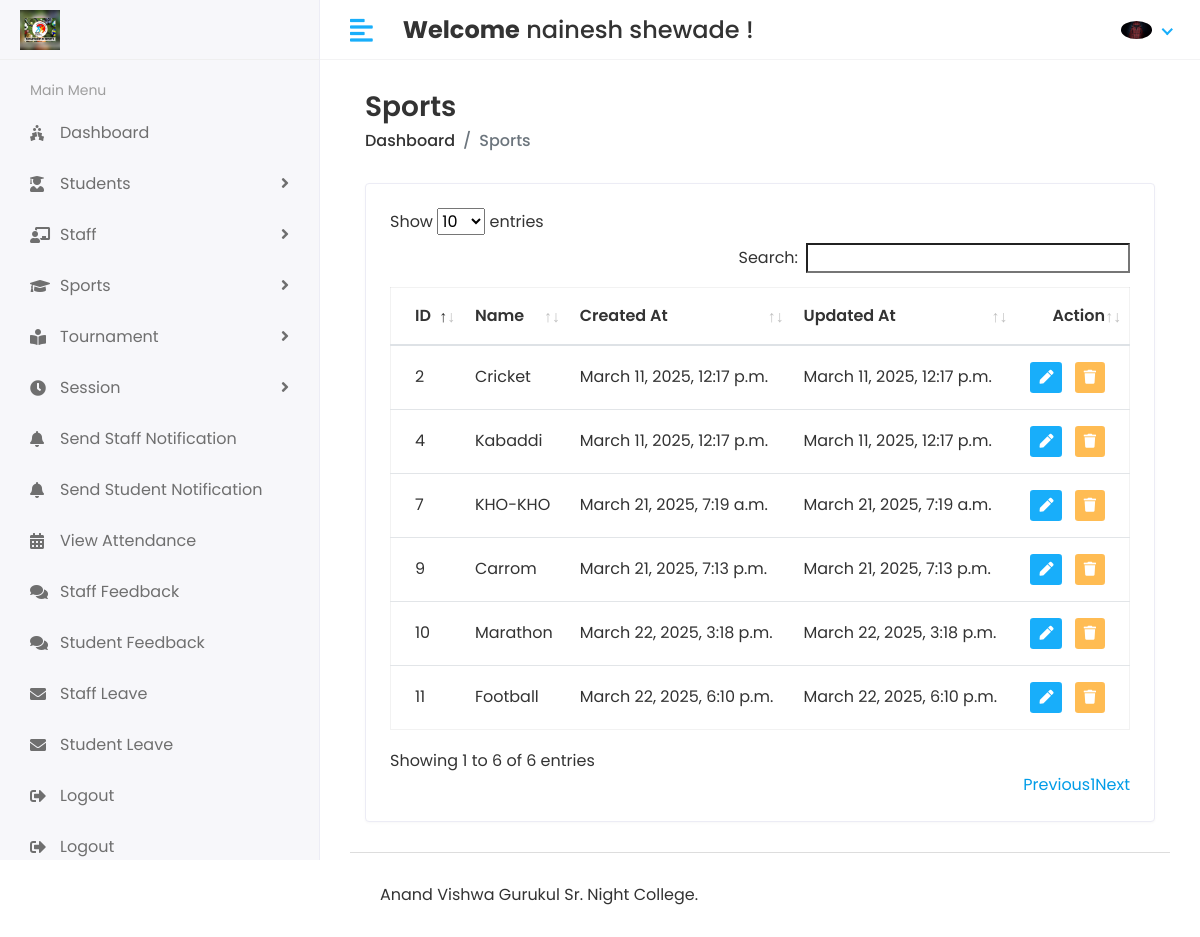
The app's page /Hod/Sport/View (signed in) with its own data.
### app/models.py (models this page shows, shortened)
class CustomUser(AbstractUser):
    USER = (
        (1,'HOD'),
        (2,'STAFF'),
        (3,'STUDENT'),
    )
    user_type = models.CharField(choices=USER, max_length=50,default=1)
    profile_pic = models.ImageField(upload_to='media/profile_pic')

class Sport(models.Model):
    name = models.CharField(max_length=100)
    created_at = models.DateTimeField(auto_now_add=True)
    updated_at = models.DateTimeField(auto_now=True)

### sports_management_system/Hod_views.py (the view)
# urls.py: path('Hod/Sport/View',Hod_views.VIEW_SPORT,name='view_sport'),
@login_required(login_url='/')
def VIEW_SPORT(request):
    sport = Sport.objects.all()
    context = {
        'sport' : sport,
    }
    return render(request,'Hod/view_sport.html',context)

### templates/Hod/view_sport.html (shortened to what this page needs)
{% extends "base.html" %}
{% block content %}
<div class="content container-fluid">
    <div class="page-header">
       <div class="row align-items-center">
          <div class="col">
             <h3 class="page-title">Sports</h3>
             <ul class="breadcrumb">
                <li class="breadcrumb-item"><a href="index.html">Dashboard</a></li>
                <li class="breadcrumb-item active">Sports</li>
             </ul>
          </div>
       </div>
    </div>
    <div class="row">
       <div class="col-sm-12">
          <div class="card card-table">
             <div class="card-body">
                <div class="table-responsive">
                   <table id="table_id" class="table table-hover table-center mb-0">
                      <thead>
                         <tr>
                            <th>ID</th>
                            <th>Name</th>
                            <th>Created At</th>
                            <th>Updated At</th>
                            <th class="text-right">Action</th>
                         </tr>
                      </thead>
                      <tbody>
                        {% for i in sport %}
                         <tr>
                            <td>{{i.id}}</td>
                            <td>{{i.name}}</td>
                            <td>{{i.created_at}}</td>
                            <td>{{i.updated_at}}</td>
                            <td class="text-right">
                               <div class="actions">
                                  <a href="{% url "edit_sport" i.id %}" class="btn btn-sm bg-success-light mr-2">
                                  <i class="fas fa-pen"></i>
                                  </a>
                                  <a href="{% url "delete_sport" i.id %}" class="btn btn-sm bg-danger-light">
                                  <i class="fas fa-trash"></i>
                                  </a>
                               </div>
                            </td>
                         </tr>
                        {% endfor %}
                      </tbody>
                   </table>
                </div>
             </div>
          </div>
       </div>
    </div>
 </div>
{% endblock %}

### templates/includes/header.html (shortened to what this page needs)
{% load static %}
<div class="header">
    <div class="header-left">
       <a href="index.html" class="logo">
       <img src="{% static 'assets/img/avgimage.jpg' %}" alt="Logo">
       </a>
    </div>
    <a href="javascript:void(0);" id="toggle_btn">
    <i class="fas fa-align-left"></i>
    </a>
    <div class="top-nav-search mt-3">
       <h4><strong>Welcome</strong>&nbsp<span>{{user.first_name}} {{user.last_name}}</span>&nbsp;!</h4>
    </div>
    <ul class="nav user-menu">
       <li class="nav-item dropdown has-arrow">
          <a href="#" class="dropdown-toggle nav-link" data-toggle="dropdown">
          {% if user.profile_pic == "" %}
            <span class="user-img"><img class="rounded-circle" src="{% static 'assets/img/noimage.png' %}" width="31" alt="Ryan Taylor"></span>
          {% else %}
          <span class="user-img"><img class="rounded-circle" src="/{{user.profile_pic}}" width="31" alt="Ryan Taylor"></span>
          {% endif %}
          </a>
       </li>
    </ul>
 </div>

### static/assets/css/style.css (style rules this page uses)
html { height: 100%; }
body { background-color: #fff; color: #333; font-family: 'Poppins', sans-serif; font-size: 1rem; height: 100%; line-height: 1.5; overflow-x: hidden; }
h1, h2, h3, h4, h5, h6 { font-family: 'Poppins', sans-serif; margin-top: 0; }
a { color: #009ce7; }
input, button, a { transition: all 0.4s ease; -moz-transition: all 0.4s ease; -o-transition: all 0.4s ease; -ms-transition: all 0.4s ease; -webkit-transition: all 0.4s ease; }
ul, ol { padding: 0px; list-style: none; }
.table { color: #333; max-width: 100%; margin-bottom: 0; width: 100%; }
.table.dataTable { border-collapse: collapse !important; border: 1px solid rgba(0, 0, 0, 0.05); }
.table thead tr th { font-weight: 600; }
.table tbody tr { border-bottom: 1px solid rgba(0, 0, 0, 0.05); }
.table.table-center td, .table.table-center th { vertical-align: middle; }
.card-table .card-body .table > thead > tr > th { border-top: 0; }
.card-table .card-body .table tr td:first-child, .card-table .card-body .table tr th:first-child { padding-left: 1.5rem; }
.card-table .card-body .table tr td:last-child, .card-table .card-body .table tr th:last-child { padding-right: 1.5rem; }
.card-table .table td, .card-table .table th { border-top: 1px solid #e2e5e8; padding: 1rem 0.75rem; white-space: nowrap; }
.card { border: 1px solid #ececf5; box-shadow: 0 1px 3px 0 rgba(0, 0, 0, 0.03); margin-bottom: 1.875rem; }
.card-body { padding: 1.5rem; }
.bg-danger-light { background-color:#FFBC53 !important; color:#fff !important; }
.bg-success-light { background-color: #18aefa; color: #fff; }
.header { background-color: #fff; border-bottom: 1px solid #f3f3f4; left: 0; position: fixed; right: 0; top: 0; z-index: 1001; height: 60px; }
.header .header-left { float: left; height: 60px; padding: 0 20px; position: relative; width: 320px; z-index: 1; transition: all 0.2s ease-in-out; background-color: #f7f7fa; border-bottom: 1px solid #efefef; border-right: 1px solid #ececf5; display: flex; align-items: center; }
.header .header-left .logo { display: inline-block; line-height: 60px; }
.header .header-left .logo img { max-height: 40px; width: auto; }
.header .dropdown-toggle:after { display: none; }
.header .has-arrow .dropdown-toggle:after { border-top: 0; border-left: 0; border-bottom: 2px solid #18aefa; border-right: 2px solid #18aefa; content: ''; height: 8px; display: inline-block; pointer-events: none; -webkit-transform-origin: 66% 66%; -ms-transform-origin: 66% 66%; transform-origin: 66% 66%; -webkit-transform: rotate(45deg); -ms-transform: rotate(45deg); transform: rotate(45deg); -webkit-transition: all 0.15s ease-in-out; transition: all 0.15s ease-in-out; width: 8px; vertical-align: 0px; }
.user-menu { float: right; margin: 0; position: relative; z-index: 99; padding-right: 15px; }
.user-menu.nav > li > a { color: #a0a0a0; font-size: 14px; line-height: 58px; padding: 0 15px; height: 60px; }
.user-img { margin-right: 3px; position: relative; }
.top-nav-search { float: left; margin-left: 15px; }
.page-header { margin-bottom: 1.875rem; }
.page-header .breadcrumb { background-color: transparent; color: #6c757d; font-size: 1rem; font-weight: 500; margin-bottom: 0; padding: 0; }
.page-header .breadcrumb a { color: #333; }
.page-title { font-size: 28px; font-weight: 600; color: #333; margin-bottom: 5px; }
@media (min-width: 992px) { #toggle_btn { align-items: center; color: #18aefa; display: inline-flex; float: left; font-size: 26px; height: 60px; justify-content: center; margin-left: 15px; padding: 0 15px; } }

### records on screen
CustomUser: first_name "nainesh", last_name "shewade", profile_pic (picture)
Sport: id "2", name "Cricket", created_at "March 11, 2025, 12:17 p.m.", updated_at "March 11, 2025, 12:17 p.m."
Sport: id "4", name "Kabaddi", created_at "March 11, 2025, 12:17 p.m.", updated_at "March 11, 2025, 12:17 p.m."
Sport: id "7", name "KHO-KHO", created_at "March 21, 2025, 7:19 a.m.", updated_at "March 21, 2025, 7:19 a.m."
Sport: id "9", name "Carrom", created_at "March 21, 2025, 7:13 p.m.", updated_at "March 21, 2025, 7:13 p.m."
Sport: id "10", name "Marathon", created_at "March 22, 2025, 3:18 p.m.", updated_at "March 22, 2025, 3:18 p.m."
Sport: id "11", name "Football", created_at "March 22, 2025, 6:10 p.m.", updated_at "March 22, 2025, 6:10 p.m."
